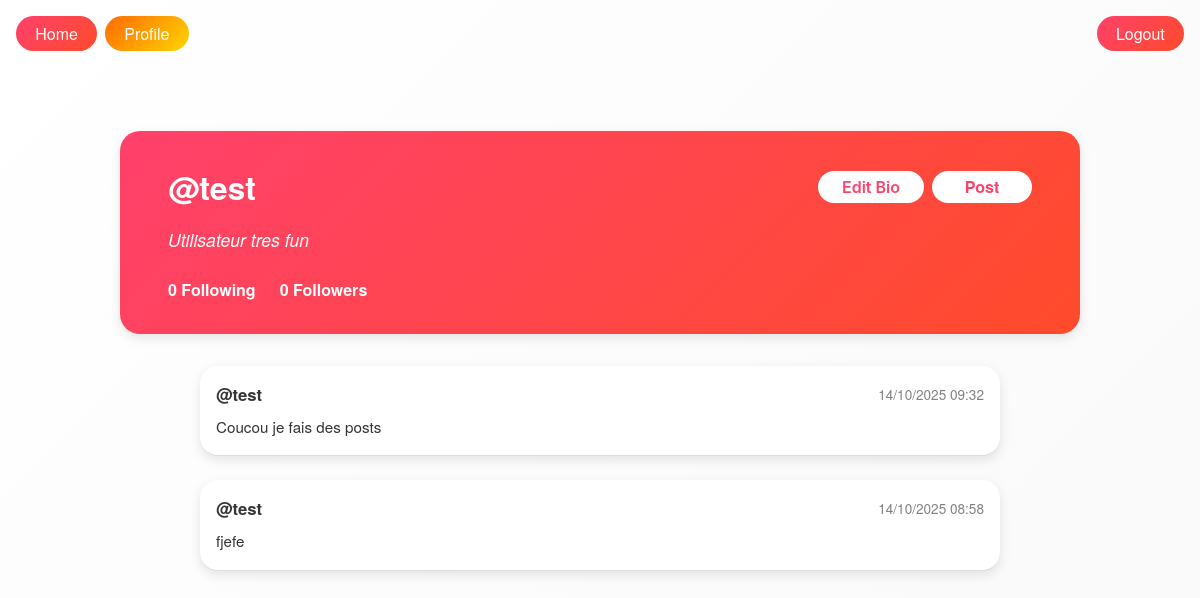
The app's page /profile (signed in), older data.
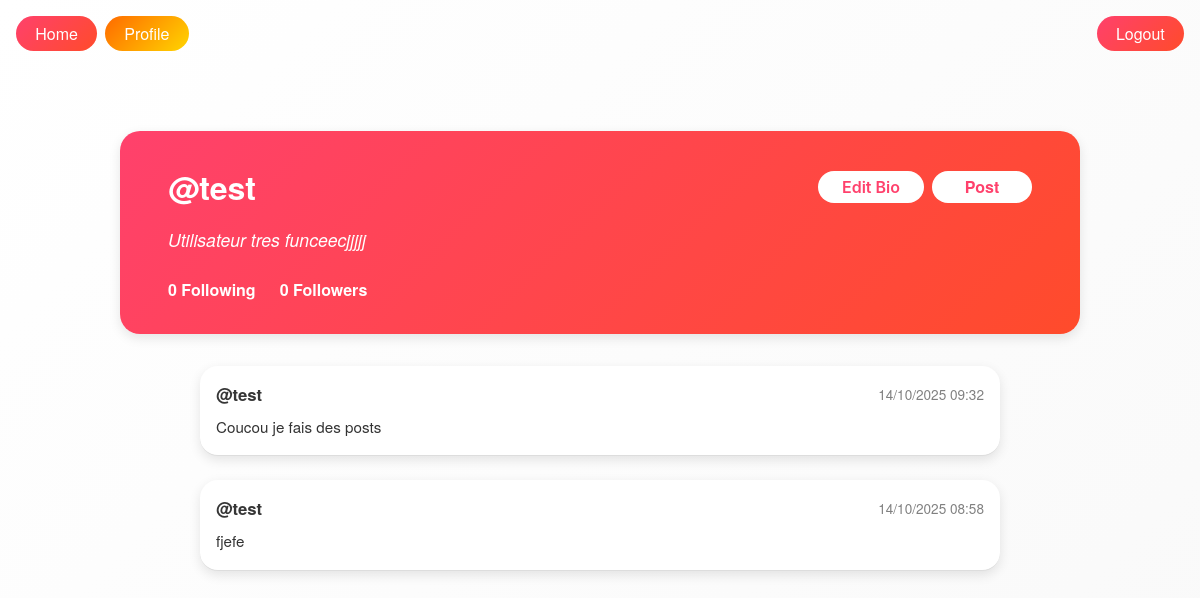
The same page, newer data.
### flask_auth/project/models.py (models this page shows)
class User(UserMixin, db.Model):
    id = db.Column(db.Integer, primary_key=True)
    email = db.Column(db.String(100), unique=True)
    password = db.Column(db.String(100))
    name = db.Column(db.String(1000))
    bio = db.Column(db.String(300))
    tweets = db.relationship('Tweet', back_populates='user', lazy='dynamic')

class Tweet(db.Model):
    id = db.Column(db.Integer, primary_key=True)
    content = db.Column(db.String(280))
    timestamp = db.Column(db.DateTime, default=datetime.utcnow)
    user_id = db.Column(db.Integer, db.ForeignKey('user.id'))
    user = db.relationship('User', back_populates='tweets')

### flask_auth/project/main.py (the view)
@main.route('/profile')
@login_required
def profile():
    tweets = current_user.tweets.order_by(Tweet.timestamp.desc()).all()
    return render_template('profile.html', user=current_user, tweets=tweets)

### flask_auth/project/__init__.py (called while the page is built)
def create_app():
    app = Flask(__name__)
    app.config['SECRET_KEY'] = '9OLWxND4o83j4K4iuopO'
    app.config['SQLALCHEMY_DATABASE_URI'] = 'sqlite:///db.sqlite'
    app.config['SQLALCHEMY_TRACK_MODIFICATIONS'] = False
    db.init_app(app)
    login_manager = LoginManager()
    login_manager.login_view = 'auth.login'
    login_manager.init_app(app)
    from .models import User
    @login_manager.user_loader
    def load_user(user_id):
        return User.query.get(int(user_id))
    from .auth import auth as auth_blueprint
    app.register_blueprint(auth_blueprint)
    from .main import main as main_blueprint
    app.register_blueprint(main_blueprint)
    with app.app_context():
        db.create_all()
    return app

### flask_auth/project/templates/profile.html (shortened to what this page needs)
{% extends "base.html" %}
{% block content %}
<div class="profile-card" style="margin-top: 2rem;">
    <div class="profile-header" style="display: flex; justify-content: space-between; align-items: center;">
        <h1 style="margin: 0; font-size: 2rem; font-weight: 700; text-align: left;">
            @{{ user.name | replace(' ', '') }}
        </h1>
        <div style="display: flex; gap: 0.5rem; flex-wrap: nowrap;">
            <button id="edit-bio-btn" class="white-btn profile-btn">
                Edit Bio
            </button>
            <a href="{{ url_for('main.tweet') }}" class="white-btn profile-btn">
                Post
            </a>
        </div>
    </div>
    <p id="bio-text" class="bio-text">
        {{ user.bio or "This user hasn’t written a bio yet." }}
    </p>
    <div class="follow-stats" style="display: flex; gap: 1.5rem; margin-top: 0.5rem;">
        <div>
            <strong id="following-count" style="color: white;">0</strong> <span style="font-weight: 600;">Following</span>
        </div>
        <div>
            <strong id="followers-count" style="color: white;">0</strong> <span style="font-weight: 600;">Followers</span>
        </div>
    </div>
</div>
<div class="tweets-list" style="margin-top: 2rem;">
    {% if tweets %}
        {% for tweet in tweets %}
            <div class="tweet-card" style="padding: 1rem; border-bottom: 1px solid #ddd;">
                <div style="display: flex; justify-content: space-between; align-items: center; margin-bottom: 0.5rem;">
                    <strong style="font-size: 1.05rem;">@{{ tweet.user.name }}</strong>
                    <small style="color: gray; font-size: 0.85rem;">
                        {{ tweet.timestamp.strftime('%d/%m/%Y %H:%M') }}
                    </small>
                </div>
                <p style="font-size: 0.95rem; line-height: 1.6; margin: 0;">{{ tweet.content }}</p>
            </div>
        {% endfor %}
    {% else %}
        <p style="margin-top: 1rem; font-style: italic; color: gray;">No tweets yet.</p>
    {% endif %}
</div>
{% endblock %}

### flask_auth/project/templates/base.html (shortened to what this page needs)
<!DOCTYPE html>
<html lang="en">
<head>
    <link rel="stylesheet" href="https://cdnjs.cloudflare.com/ajax/libs/bulma/0.7.2/css/bulma.min.css" />
</head>
<body>
    <div style="display: flex; justify-content: space-between; align-items: center; padding: 1rem; flex-wrap: wrap;">
        <div style="display: flex; gap: 0.5rem;">
            <a href="{{ url_for('main.index') }}" class="navbar-button {% if request.endpoint == 'main.index' %}active{% endif %}">Home</a>
            {% if current_user.is_authenticated %}
                <a href="{{ url_for('main.profile') }}" class="navbar-button {% if request.endpoint == 'main.profile' %}active{% endif %}">Profile</a>
            {% endif %}
        </div>
        <div style="display: flex; gap: 0.5rem;">
            {% if current_user.is_authenticated %}
                <a href="{{ url_for('auth.logout') }}" class="navbar-button">Logout</a>
            {% else %}
                <a href="{{ url_for('auth.login') }}" class="navbar-button {% if request.endpoint == 'auth.login' %}active{% endif %}">Login</a>
                <a href="{{ url_for('auth.signup') }}" class="navbar-button {% if request.endpoint == 'auth.signup' %}active{% endif %}">Sign Up</a>
            {% endif %}
        </div>
    </div>
    <section class="hero">
        <div class="hero-body">
            <div class="container has-text-centered">
                {% block content %}{% endblock %}
            </div>
        </div>
    </section>
</body>
</html>

### flask_auth/project/templates/base.html (style rules this page uses)
body { background: linear-gradient(135deg, #ffffff, #f9f9f9); font-family: "Helvetica Neue", Helvetica, Arial, sans-serif; color: #333; min-height: 100vh; }
.navbar-button { border-radius: 24px; font-weight: 500; font-size: 1rem; padding: 0.6rem 1.2rem; border: none; cursor: pointer; transition: 0.3s; background: linear-gradient(135deg, #ff416c, #ff4b2b); color: white; text-decoration: none; display: inline-flex; justify-content: center; align-items: center; line-height: 1; }
.navbar-button.active { background: linear-gradient(135deg, #ff6a00, #ffd500); }
.hero-body { display: flex; justify-content: center; align-items: flex-start; padding-top: 2rem; padding-bottom: 2rem; }
.profile-card { width: 100%; background: linear-gradient(135deg, #ff416c, #ff4b2b); padding: 2rem 3rem; color: white; box-shadow: 0 4px 12px rgba(0, 0, 0, 0.1); border-radius: 20px 20px 20px 20px; margin-bottom: 2rem; display: flex; flex-direction: column; gap: 1rem; }
.profile-header { display: flex; justify-content: space-between; align-items: center; flex-wrap: wrap; }
.bio-text { margin: 0; font-size: 1.1rem; font-style: italic; text-align: left; }
.profile-btn { padding: 0.5rem 1.5rem; border-radius: 25px; font-weight: 600; font-size: 16px; display: inline-flex; justify-content: center; align-items: center; line-height: 1; cursor: pointer; text-decoration: none; min-width: 100px; text-align: center; }
.white-btn { background: white; color: #ff416c; border: none; }
.tweets-list { max-width: 800px; margin: 0 auto; display: flex; flex-direction: column; gap: 1.5rem; }
.tweet-card { background: #fff; padding: 1.5rem 2rem; border-radius: 18px; box-shadow: 0 4px 12px rgba(0, 0, 0, 0.1); text-align: left; }

Row changes from the older to the newer data that the page shows:
changed User "test": bio "Utilisateur tres fun" → "Utilisateur tres funceecjjjjj"
